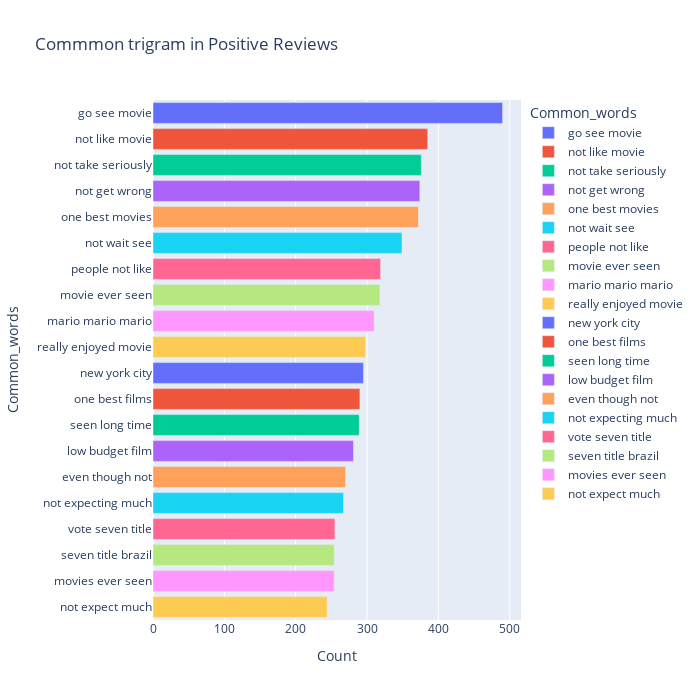

Notebook code for this chart:
### Code cell
# most_common_uni = get_top_text_ngrams(df.Reviews_clean[df['Ratings']>=7],20,3)
most_common_uni = get_top_text_ngrams(df.Reviews[df['Ratings']>=7],20,3)
most_common_uni = dict(most_common_uni)
temp = pd.DataFrame(columns = ["Common_words" , 'Count'])
temp["Common_words"] = list(most_common_uni.keys())
temp["Count"] = list(most_common_uni.values())
fig = px.bar(temp, x="Count", y="Common_words", title='Commmon trigram in Positive Reviews', orientation='h', 
             width=700, height=700,color='Common_words')
fig.show()

### Figure 1 — Plotly figure (JSON) as saved in the notebook; plotly's stock layout.template omitted (floating-point values rounded to 4 significant figures)
{"data": [{"alignmentgroup": "True", "hovertemplate": "Common_words=%{y}<br>Count=%{x}<extra></extra>", "legendgroup": "go see movie", "marker": {"color": "#636efa", "pattern": {"shape": ""}}, "name": "go see movie", "offsetgroup": "go see movie", "orientation": "h", "showlegend": true, "textposition": "auto", "type": "bar", "x": [490], "xaxis": "x", "y": ["go see movie"], "yaxis": "y"}, {"alignmentgroup": "True", "hovertemplate": "Common_words=%{y}<br>Count=%{x}<extra></extra>", "legendgroup": "not like movie", "marker": {"color": "#EF553B", "pattern": {"shape": ""}}, "name": "not like movie", "offsetgroup": "not like movie", "orientation": "h", "showlegend": true, "textposition": "auto", "type": "bar", "x": [385], "xaxis": "x", "y": ["not like movie"], "yaxis": "y"}, {"alignmentgroup": "True", "hovertemplate": "Common_words=%{y}<br>Count=%{x}<extra></extra>", "legendgroup": "not take seriously", "marker": {"color": "#00cc96", "pattern": {"shape": ""}}, "name": "not take seriously", "offsetgroup": "not take seriously", "orientation": "h", "showlegend": true, "textposition": "auto", "type": "bar", "x": [376], "xaxis": "x", "y": ["not take seriously"], "yaxis": "y"}, {"alignmentgroup": "True", "hovertemplate": "Common_words=%{y}<br>Count=%{x}<extra></extra>", "legendgroup": "not get wrong", "marker": {"color": "#ab63fa", "pattern": {"shape": ""}}, "name": "not get wrong", "offsetgroup": "not get wrong", "orientation": "h", "showlegend": true, "textposition": "auto", "type": "bar", "x": [374], "xaxis": "x", "y": ["not get wrong"], "yaxis": "y"}, {"alignmentgroup": "True", "hovertemplate": "Common_words=%{y}<br>Count=%{x}<extra></extra>", "legendgroup": "one best movies", "marker": {"color": "#FFA15A", "pattern": {"shape": ""}}, "name": "one best movies", "offsetgroup": "one best movies", "orientation": "h", "showlegend": true, "textposition": "auto", "type": "bar", "x": [372], "xaxis": "x", "y": ["one best movies"], "yaxis": "y"}, {"alignmentgroup": "True", "hovertemplate": "Common_words=%{y}<br>Count=%{x}<extra></extra>", "legendgroup": "not wait see", "marker": {"color": "#19d3f3", "pattern": {"shape": ""}}, "name": "not wait see", "offsetgroup": "not wait see", "orientation": "h", "showlegend": true, "textposition": "auto", "type": "bar", "x": [349], "xaxis": "x", "y": ["not wait see"], "yaxis": "y"}, {"alignmentgroup": "True", "hovertemplate": "Common_words=%{y}<br>Count=%{x}<extra></extra>", "legendgroup": "people not like", "marker": {"color": "#FF6692", "pattern": {"shape": ""}}, "name": "people not like", "offsetgroup": "people not like", "orientation": "h", "showlegend": true, "textposition": "auto", "type": "bar", "x": [319], "xaxis": "x", "y": ["people not like"], "yaxis": "y"}, {"alignmentgroup": "True", "hovertemplate": "Common_words=%{y}<br>Count=%{x}<extra></extra>", "legendgroup": "movie ever seen", "marker": {"color": "#B6E880", "pattern": {"shape": ""}}, "name": "movie ever seen", "offsetgroup": "movie ever seen", "orientation": "h", "showlegend": true, "textposition": "auto", "type": "bar", "x": [318], "xaxis": "x", "y": ["movie ever seen"], "yaxis": "y"}, {"alignmentgroup": "True", "hovertemplate": "Common_words=%{y}<br>Count=%{x}<extra></extra>", "legendgroup": "mario mario mario", "marker": {"color": "#FF97FF", "pattern": {"shape": ""}}, "name": "mario mario mario", "offsetgroup": "mario mario mario", "orientation": "h", "showlegend": true, "textposition": "auto", "type": "bar", "x": [310], "xaxis": "x", "y": ["mario mario mario"], "yaxis": "y"}, {"alignmentgroup": "True", "hovertemplate": "Common_words=%{y}<br>Count=%{x}<extra></extra>", "legendgroup": "really enjoyed movie", "marker": {"color": "#FECB52", "pattern": {"shape": ""}}, "name": "really enjoyed movie", "offsetgroup": "really enjoyed movie", "orientation": "h", "showlegend": true, "textposition": "auto", "type": "bar", "x": [298], "xaxis": "x", "y": ["really enjoyed movie"], "yaxis": "y"}, {"alignmentgroup": "True", "hovertemplate": "Common_words=%{y}<br>Count=%{x}<extra></extra>", "legendgroup": "new york city", "marker": {"color": "#636efa", "pattern": {"shape": ""}}, "name": "new york city", "offsetgroup": "new york city", "orientation": "h", "showlegend": true, "textposition": "auto", "type": "bar", "x": [295], "xaxis": "x", "y": ["new york city"], "yaxis": "y"}, {"alignmentgroup": "True", "hovertemplate": "Common_words=%{y}<br>Count=%{x}<extra></extra>", "legendgroup": "one best films", "marker": {"color": "#EF553B", "pattern": {"shape": ""}}, "name": "one best films", "offsetgroup": "one best films", "orientation": "h", "showlegend": true, "textposition": "auto", "type": "bar", "x": [290], "xaxis": "x", "y": ["one best films"], "yaxis": "y"}, {"alignmentgroup": "True", "hovertemplate": "Common_words=%{y}<br>Count=%{x}<extra></extra>", "legendgroup": "seen long time", "marker": {"color": "#00cc96", "pattern": {"shape": ""}}, "name": "seen long time", "offsetgroup": "seen long time", "orientation": "h", "showlegend": true, "textposition": "auto", "type": "bar", "x": [289], "xaxis": "x", "y": ["seen long time"], "yaxis": "y"}, {"alignmentgroup": "True", "hovertemplate": "Common_words=%{y}<br>Count=%{x}<extra></extra>", "legendgroup": "low budget film", "marker": {"color": "#ab63fa", "pattern": {"shape": ""}}, "name": "low budget film", "offsetgroup": "low budget film", "orientation": "h", "showlegend": true, "textposition": "auto", "type": "bar", "x": [281], "xaxis": "x", "y": ["low budget film"], "yaxis": "y"}, {"alignmentgroup": "True", "hovertemplate": "Common_words=%{y}<br>Count=%{x}<extra></extra>", "legendgroup": "even though not", "marker": {"color": "#FFA15A", "pattern": {"shape": ""}}, "name": "even though not", "offsetgroup": "even though not", "orientation": "h", "showlegend": true, "textposition": "auto", "type": "bar", "x": [270], "xaxis": "x", "y": ["even though not"], "yaxis": "y"}, {"alignmentgroup": "True", "hovertemplate": "Common_words=%{y}<br>Count=%{x}<extra></extra>", "legendgroup": "not expecting much", "marker": {"color": "#19d3f3", "pattern": {"shape": ""}}, "name": "not expecting much", "offsetgroup": "not expecting much", "orientation": "h", "showlegend": true, "textposition": "auto", "type": "bar", "x": [267], "xaxis": "x", "y": ["not expecting much"], "yaxis": "y"}, {"alignmentgroup": "True", "hovertemplate": "Common_words=%{y}<br>Count=%{x}<extra></extra>", "legendgroup": "vote seven title", "marker": {"color": "#FF6692", "pattern": {"shape": ""}}, "name": "vote seven title", "offsetgroup": "vote seven title", "orientation": "h", "showlegend": true, "textposition": "auto", "type": "bar", "x": [255], "xaxis": "x", "y": ["vote seven title"], "yaxis": "y"}, {"alignmentgroup": "True", "hovertemplate": "Common_words=%{y}<br>Count=%{x}<extra></extra>", "legendgroup": "seven title brazil", "marker": {"color": "#B6E880", "pattern": {"shape": ""}}, "name": "seven title brazil", "offsetgroup": "seven title brazil", "orientation": "h", "showlegend": true, "textposition": "auto", "type": "bar", "x": [254], "xaxis": "x", "y": ["seven title brazil"], "yaxis": "y"}, {"alignmentgroup": "True", "hovertemplate": "Common_words=%{y}<br>Count=%{x}<extra></extra>", "legendgroup": "movies ever seen", "marker": {"color": "#FF97FF", "pattern": {"shape": ""}}, "name": "movies ever seen", "offsetgroup": "movies ever seen", "orientation": "h", "showlegend": true, "textposition": "auto", "type": "bar", "x": [254], "xaxis": "x", "y": ["movies ever seen"], "yaxis": "y"}, {"alignmentgroup": "True", "hovertemplate": "Common_words=%{y}<br>Count=%{x}<extra></extra>", "legendgroup": "not expect much", "marker": {"color": "#FECB52", "pattern": {"shape": ""}}, "name": "not expect much", "offsetgroup": "not expect much", "orientation": "h", "showlegend": true, "textposition": "auto", "type": "bar", "x": [244], "xaxis": "x", "y": ["not expect much"], "yaxis": "y"}], "layout": {"barmode": "relative", "height": 700, "legend": {"title": {"text": "Common_words"}, "tracegroupgap": 0}, "title": {"text": "Commmon trigram in Positive Reviews"}, "width": 700, "xaxis": {"anchor": "y", "domain": [0, 1], "title": {"text": "Count"}}, "yaxis": {"anchor": "x", "categoryarray": ["not expect much", "movies ever seen", "seven title brazil", "vote seven title", "not expecting much", "even though not", "low budget film", "seen long time", "one best films", "new york city", "really enjoyed movie", "mario mario mario", "movie ever seen", "people not like", "not wait see", "one best movies", "not get wrong", "not take seriously", "not like movie", "go see movie"], "categoryorder": "array", "domain": [0, 1], "title": {"text": "Common_words"}}}}
